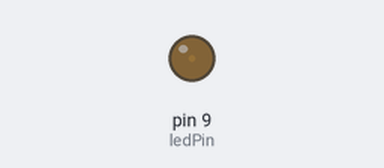
Bench run of a sketch on a simulated Arduino Uno, built with avr-gcc and run on an emulated ATmega328P. Parts: output pins drawn as LEDs (lit = HIGH).

Above: at 0.05 s.
At 1.15 s:
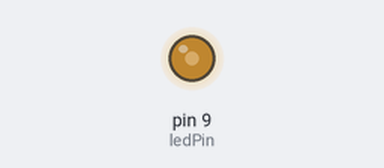
At 2.3 s:
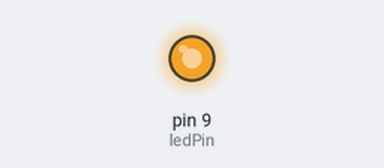
At 4.6 s:
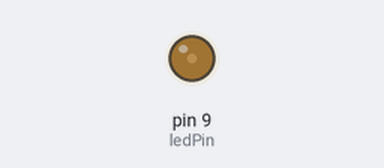
Timing chart, 0 to 6.7 s (numbered marks = the images above):
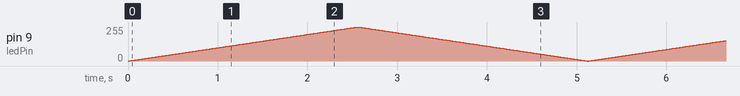

The sketch:

Control_LED_Brightness.ino
```cpp
int ledPin = 9;  // Pin connected to the LED
int a = 0;        // Variable to control brightness

void setup() {
  pinMode(ledPin, OUTPUT);  // Set the LED pin as an output
}

void loop() {
  // Gradually increase the brightness
  for (a = 0; a <= 255; a++) {
    analogWrite(ledPin, a);  // Set the LED brightness
    delay(10);  // Wait for 10 milliseconds
  }

  // Gradually decrease the brightness
  for (a = 255; a >= 0; a--) {
    analogWrite(ledPin, a);  // Set the LED brightness
    delay(10);  // Wait for 10 milliseconds
  }
}
//===============================================================================
```

BLINKING_OF_LED.c
```cpp
// ===============================================BLINKING OF LED ===========================
// Pin definition for the LED
int ledPin = 13;

void setup() {

  pinMode(ledPin, OUTPUT);
}
void loop() {

  digitalWrite(ledPin, HIGH);

  // Wait for 5 seconds
  delay(5000);

  // Turn the LED off
  digitalWrite(ledPin, LOW);

  // Wait for another 5 seconds
  delay(5000);
}
//===================================================================================
```

Interupt.c
```cpp
const int buttonPin = 2; // Pin for button
const int ledPin = 13;   // Pin for LED
volatile bool ledState = LOW; // Variable to track LED state

void handleButtonPress() {
  ledState = !ledState; // Toggle LED state
}

void setup() {
  pinMode(ledPin, OUTPUT); // Set LED pin as output
  pinMode(buttonPin, INPUT_PULLUP); // Set button pin as input with pull-up
  attachInterrupt(digitalPinToInterrupt(buttonPin), handleButtonPress, FALLING); // Attach interrupt
}

void loop() {
  digitalWrite(ledPin, ledState); // Write LED state to pin
  delay(50); // Small delay
}
```
